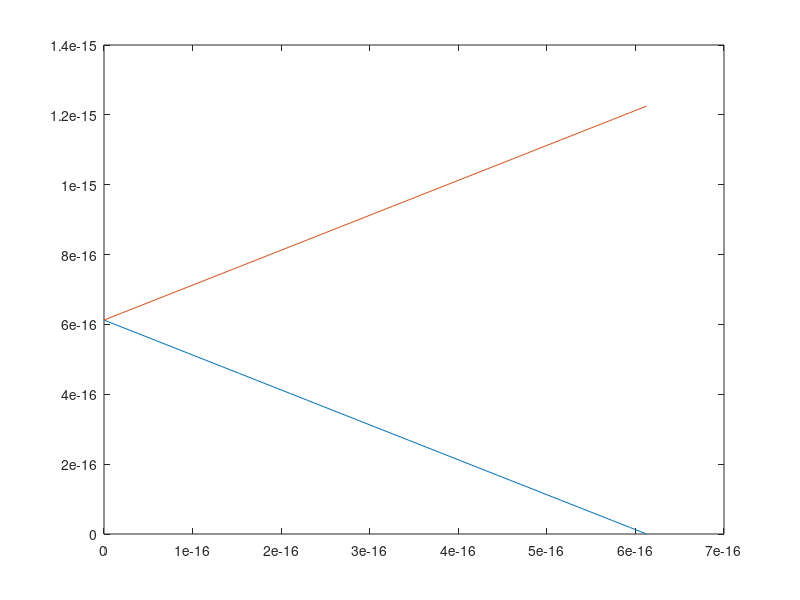
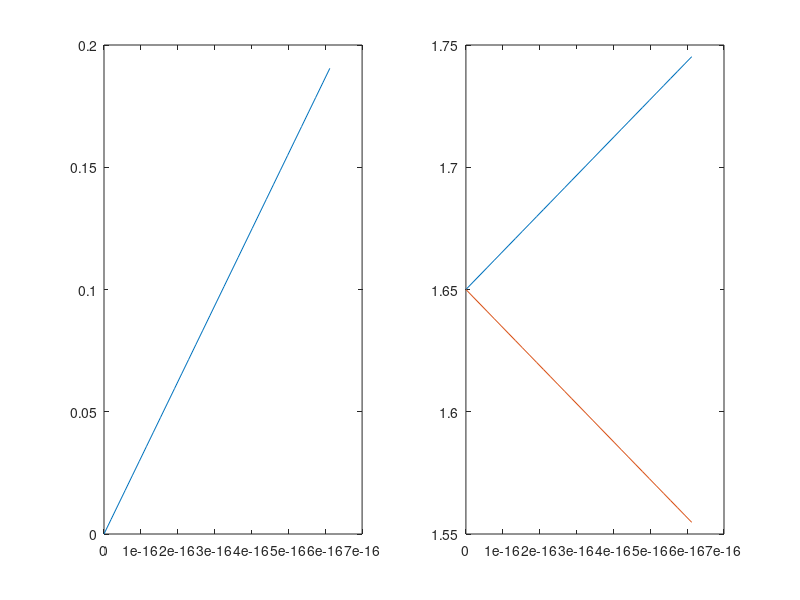
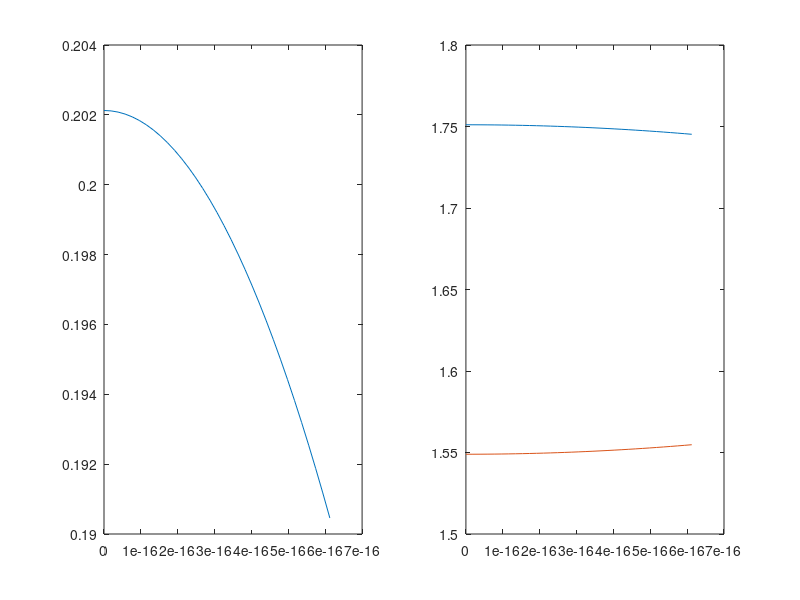
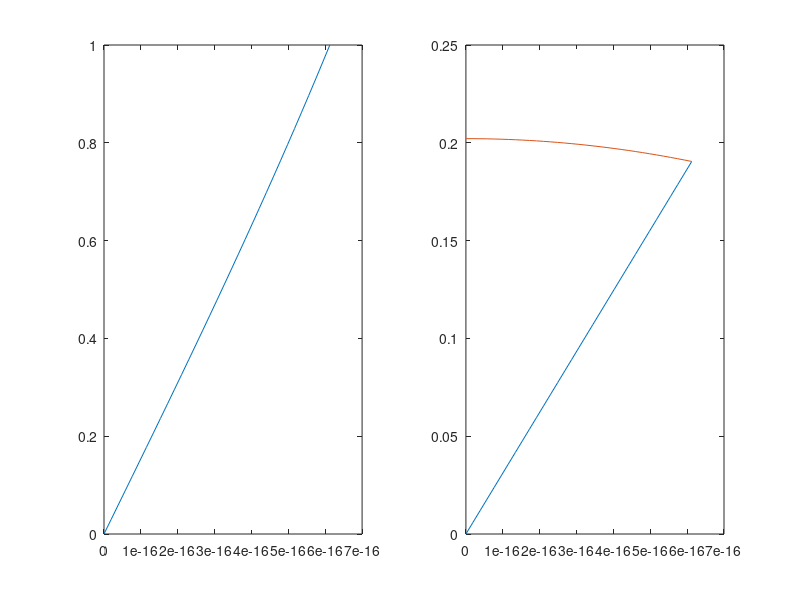

These charts were generated, in order, by the following MATLAB code:
clear all
close all

C0=0.6125e-15; % no normal force
N=5;
deltaC=[0:C0/2^N:C0];
Cf=10e-15;
Cs1=C0-deltaC; Cs2=C0+deltaC;
VDD=3.3;
Vocm=VDD/2;

figure
plot(deltaC,Cs1); hold on;
plot(deltaC,Cs2)

% VDIFF mode
Vinp=VDD;
Vinn=VDD;

beta1=Cf./(Cf+Cs2); beta2=Cf./(Cf+Cs1);
Voutp= ((Vinp).*(1-beta1) - (Vinn).*(1-beta2) + 2*Vocm.*beta1) ./ (beta1+beta2);
Voutn= (-1*((Vinp).*(1-beta1) - (Vinn).*(1-beta2)) + 2*Vocm.*beta2) ./ (beta1+beta2);
Vod=Voutp-Voutn;

figure
subplot(1,2,1)
plot(deltaC,Vod)
subplot(1,2,2)
plot(deltaC,Voutp); hold on
plot(deltaC,Voutn)

Voutp(2)
Voutn(2)
Vod(2)

% VCM mode
Vinp=VDD;
Vinn=0;

beta1=Cf./(Cf+Cs2); beta2=Cf./(Cf+Cs1);
Voutp= ((Vinp).*(1-beta1) - (Vinn).*(1-beta2) + 2*Vocm.*beta1) ./ (beta1+beta2);
Voutn= (-1*((Vinp).*(1-beta1) - (Vinn).*(1-beta2)) + 2*Vocm.*beta2) ./ (beta1+beta2);
Vod=Voutp-Voutn;

figure
subplot(1,2,1)
plot(deltaC,Vod)
subplot(1,2,2)
plot(deltaC,Voutp); hold on
plot(deltaC,Voutn)

% VDIFF/VCM mode
Vinp=VDD;
Vinn=VDD;

beta1=Cf./(Cf+Cs2); beta2=Cf./(Cf+Cs1);
Voutp= ((Vinp).*(1-beta1) - (Vinn).*(1-beta2) + 2*Vocm.*beta1) ./ (beta1+beta2);
Voutn= (-1*((Vinp).*(1-beta1) - (Vinn).*(1-beta2)) + 2*Vocm.*beta2) ./ (beta1+beta2);
Vod=Voutp-Voutn;

Vinp=VDD;
Vinn=0;

beta1=Cf./(Cf+Cs2); beta2=Cf./(Cf+Cs1);
Voutp= ((Vinp).*(1-beta1) - (Vinn).*(1-beta2) + 2*Vocm.*beta1) ./ (beta1+beta2);
Voutn= (-1*((Vinp).*(1-beta1) - (Vinn).*(1-beta2)) + 2*Vocm.*beta2) ./ (beta1+beta2);
Vcm=Voutp-Voutn;

Vratio=Vod./Vcm;

figure
subplot(1,2,1)
plot(deltaC,Vratio)
subplot(1,2,2)
plot(deltaC,Vod); hold on
plot(deltaC,Vcm)